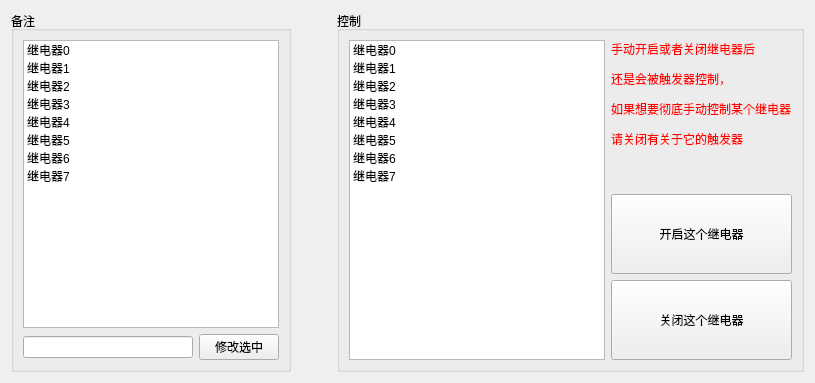
      <widget class="QWidget" name="tab">
       <attribute name="title">
        <string>继电器</string>
       </attribute>
       <layout class="QHBoxLayout" name="horizontalLayout_18">
        <item>
         <widget class="QGroupBox" name="groupBox_3">
          <property name="title">
           <string>备注</string>
          </property>
          <layout class="QVBoxLayout" name="verticalLayout_29">
           <item>
            <widget class="QListWidget" name="listWidget_relay_name">
             <property name="styleSheet">
              <string notr="true"/>
             </property>
             <item>
              <property name="text">
               <string>继电器0</string>
              </property>
             </item>
             <item>
              <property name="text">
               <string>继电器1</string>
              </property>
             </item>
             <item>
              <property name="text">
               <string>继电器2</string>
              </property>
             </item>
             <item>
              <property name="text">
               <string>继电器3</string>
              </property>
             </item>
             <item>
              <property name="text">
               <string>继电器4</string>
              </property>
             </item>
             <item>
              <property name="text">
               <string>继电器5</string>
              </property>
             </item>
             <item>
              <property name="text">
               <string>继电器6</string>
              </property>
             </item>
             <item>
              <property name="text">
               <string>继电器7</string>
              </property>
             </item>
            </widget>
           </item>
           <item>
            <layout class="QHBoxLayout" name="horizontalLayout_19">
             <item>
              <widget class="QLineEdit" name="lineEdit_relay_name"/>
             </item>
             <item>
              <widget class="QPushButton" name="pushButton_relay_name">
               <property name="text">
                <string>修改选中</string>
               </property>
              </widget>
             </item>
            </layout>
           </item>
          </layout>
         </widget>
        </item>
        <item>
         <spacer name="horizontalSpacer_17">
          <property name="orientation">
           <enum>Qt::Horizontal</enum>
          </property>
          <property name="sizeHint" stdset="0">
           <size>
            <width>40</width>
            <height>20</height>
           </size>
          </property>
         </spacer>
        </item>
        <item>
         <widget class="QGroupBox" name="groupBox">
          <property name="title">
           <string>控制</string>
          </property>
          <layout class="QHBoxLayout" name="horizontalLayout_16">
           <item>
            <widget class="QListWidget" name="listWidget_relay_control">
             <property name="styleSheet">
              <string notr="true"/>
             </property>
             <item>
              <property name="text">
               <string>继电器0</string>
              </property>
             </item>
             <item>
              <property name="text">
               <string>继电器1</string>
              </property>
             </item>
             <item>
              <property name="text">
               <string>继电器2</string>
              </property>
             </item>
             <item>
              <property name="text">
               <string>继电器3</string>
              </property>
             </item>
             <item>
              <property name="text">
               <string>继电器4</string>
              </property>
             </item>
             <item>
              <property name="text">
               <string>继电器5</string>
              </property>
             </item>
             <item>
              <property name="text">
               <string>继电器6</string>
              </property>
             </item>
             <item>
              <property name="text">
               <string>继电器7</string>
              </property>
             </item>
            </widget>
           </item>
           <item>
            <layout class="QVBoxLayout" name="verticalLayout_24">
             <item>
              <widget class="QLabel" name="label_32">
               <property name="styleSheet">
                <string notr="true">font:rgb(255, 0, 0);</string>
               </property>
               <property name="text">
                <string>&lt;html&gt;&lt;head/&gt;&lt;body&gt;&lt;p&gt;&lt;span style=&quot; color:#ff0000;&quot;&gt;手动开启或者关闭继电器后&lt;/span&gt;&lt;/p&gt;&lt;p&gt;&lt;span style=&quot; color:#ff0000;&quot;&gt;还是会被触发器控制，&lt;/span&gt;&lt;/p&gt;&lt;p&gt;&lt;span style=&quot; color:#ff0000;&quot;&gt;如果想要彻底手动控制某个继电器&lt;/span&gt;&lt;/p&gt;&lt;p&gt;&lt;span style=&quot; color:#ff0000;&quot;&gt;请关闭有关于它的触发器&lt;/span&gt;&lt;/p&gt;&lt;/body&gt;&lt;/html&gt;</string>
               </property>
              </widget>
             </item>
             <item>
              <layout class="QHBoxLayout" name="horizontalLayout_12">
               <item>
                <layout class="QVBoxLayout" name="verticalLayout">
                 <item>
                  <spacer name="verticalSpacer_22">
                   <property name="orientation">
                    <enum>Qt::Vertical</enum>
                   </property>
                   <property name="sizeHint" stdset="0">
                    <size>
                     <width>20</width>
                     <height>40</height>
                    </size>
                   </property>
                  </spacer>
                 </item>
                </layout>
               </item>
              </layout>
             </item>
             <item>
              <layout class="QVBoxLayout" name="verticalLayout_23">
               <item>
                <widget class="QPushButton" name="pushButton_relay_control_open">
                 <property name="minimumSize">
                  <size>
                   <width>150</width>
                   <height>80</height>
                  </size>
                 </property>
                 <property name="text">
                  <string>开启这个继电器</string>
                 </property>
                </widget>
               </item>
               <item>
                <widget class="QPushButton" name="pushButton_relay_control_close">
                 <property name="minimumSize">
                  <size>
                   <width>150</width>
                   <height>80</height>
                  </size>
                 </property>
                 <property name="text">
                  <string>关闭这个继电器</string>
                 </property>
                </widget>
               </item>
              </layout>
             </item>
            </layout>
           </item>
          </layout>
         </widget>
        </item>
       </layout>
      </widget>
